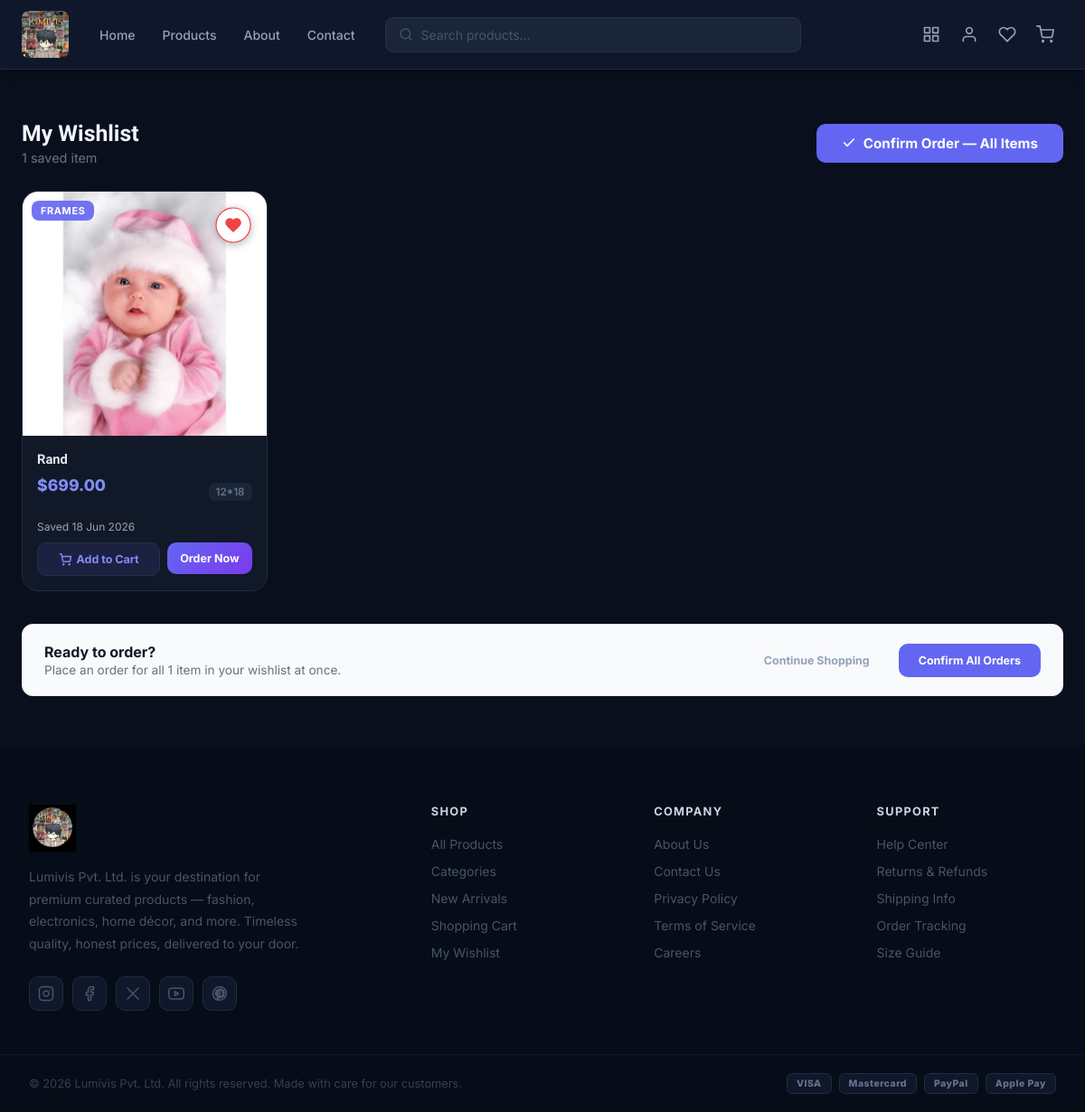
The page /wishlist/ (signed in) on the database its author committed.
### products/models.py (models this page shows, shortened)
class Wishlist(models.Model):
    user     = models.ForeignKey(User, on_delete=models.CASCADE, related_name='wishlist')
    product  = models.ForeignKey(Product, on_delete=models.CASCADE, related_name='wishlisted_by')
    added_at = models.DateTimeField(auto_now_add=True)
    class Meta:
        unique_together = ('user', 'product')

class Product(models.Model):
    name = models.CharField(max_length=100)
    product_id = models.CharField(max_length=50, unique=True)
    product_type = models.CharField(max_length=50)
    product_size = models.CharField(max_length=50)
    thumbnail = models.ImageField(upload_to='products/thumb/', null=True, blank=True)
    description = models.TextField()
    price = models.DecimalField(max_digits=10, decimal_places=2)
    image = models.ImageField(upload_to='products/', null=True, blank=True)

### products/views.py (the view)
# urls.py: path('wishlist/', views.wishlist_view, name='wishlist'),
@login_required
def wishlist_view(request):
    items = Wishlist.objects.filter(user=request.user).select_related('product')
    return render(request, 'products/wishlist.html', {'items': items})

### products/context_processors.py (called while the page is built)
def cart(request):
    session_cart = request.session.get('cart', {})
    count = sum(session_cart.values())
    return {'cart_count': count}

### products/templates/products/wishlist.html (shortened to what this page needs)
{% extends 'products/base.html' %}
{% block content %}
<main class="main">
  <div style="display:flex;align-items:center;justify-content:space-between;flex-wrap:wrap;gap:12px;margin-bottom:28px;">
    <div>
      <h1 class="section-title" style="margin-bottom:4px;">My Wishlist</h1>
      <p style="color:#6b7280;font-size:0.9rem;">{{ items|length }} saved item{% if items|length != 1 %}s{% endif %}</p>
    </div>
    {% if items %}
    <form method="POST" action="{% url 'wishlist_checkout' %}">
      <button type="submit" class="btn btn-dark" style="padding:12px 28px;font-size:0.95rem;display:flex;align-items:center;gap:8px;">
        <svg width="16" height="16" viewBox="0 0 24 24" fill="none" stroke="currentColor" stroke-width="2.5" stroke-linecap="round" stroke-linejoin="round">
          <polyline points="20 6 9 17 4 12"/>
        </svg>
        Confirm Order — All Items
      </button>
    </form>
    {% endif %}
  </div>
  {% if items %}
  <div class="products-grid">
    {% for item in items %}
    <article class="card">
      <div class="card-img-wrap" style="position:relative;">
        <a href="{% url 'product_detail' item.product.pk %}">
          <div class="card-img">
            {% if item.product.image %}
              <img src="{{ item.product.image.url }}" alt="{{ item.product.name }}" loading="lazy" />
            {% endif %}
          </div>
        </a>
        <form method="POST" action="{% url 'toggle_wishlist' item.product.pk %}"
              style="position:absolute;top:10px;right:10px;z-index:2;margin:0;">
          <button type="submit" class="wishlist-btn wishlisted"
                  title="Remove from wishlist"
                  style="background:#fff;">
          </button>
        </form>
        <span class="type-badge">{{ item.product.product_type }}</span>
      </div>
      <div class="card-body">
        <h3 class="card-title">
          <a href="{% url 'product_detail' item.product.pk %}">{{ item.product.name }}</a>
        </h3>
        <div class="card-meta-row">
          <span class="card-price">&#36;{{ item.product.price }}</span>
          <span class="card-size">{{ item.product.product_size }}</span>
        </div>
        <p style="font-size:0.75rem;color:#9ca3af;margin-bottom:10px;">
          Saved {{ item.added_at|date:"d M Y" }}
        </p>
        <div class="card-actions">
          <form method="POST" action="{% url 'add_to_cart' item.product.pk %}" style="flex:1;">
            <button type="submit" class="btn btn-cart" style="width:100%;">
              <svg width="14" height="14" viewBox="0 0 24 24" fill="none" stroke="currentColor" stroke-width="2.5"><circle cx="9" cy="21" r="1"/><circle cx="20" cy="21" r="1"/><path d="M1 1h4l2.68 13.39a2 2 0 0 0 2 1.61h9.72a2 2 0 0 0 2-1.61L23 6H6"/></svg>
              Add to Cart
            </button>
          </form>
          <form method="POST" action="{% url 'add_to_cart' item.product.pk %}">
            <button type="submit" class="btn btn-buy" title="Add to cart and go to checkout">
              Order Now
            </button>
          </form>
        </div>
      </div>
    </article>
    {% endfor %}
  </div>
  <div style="margin-top:36px;padding:20px 24px;background:#f9fafb;border:1px solid #e5e7eb;border-radius:12px;display:flex;align-items:center;justify-content:space-between;flex-wrap:wrap;gap:16px;">
    <div>
      <p style="font-weight:700;font-size:1rem;color:#111827;margin-bottom:2px;">Ready to order?</p>
      <p style="color:#6b7280;font-size:0.85rem;">Place an order for all {{ items|length }} item{% if items|length != 1 %}s{% endif %} in your wishlist at once.</p>
    </div>
    <div style="display:flex;gap:10px;flex-wrap:wrap;">
      <a href="{% url 'home' %}" class="btn btn-ghost" style="padding:11px 22px;">Continue Shopping</a>
      <form method="POST" action="{% url 'wishlist_checkout' %}">
        <button type="submit" class="btn btn-dark" style="padding:11px 22px;">
          Confirm All Orders
        </button>
      </form>
    </div>
  </div>
  {% endif %}
</main>
{% endblock %}

### products/static/products/css/style.css (style rules this page uses)
*, *::before, *::after { box-sizing: border-box; margin: 0; padding: 0; }
body { font-family: -apple-system, BlinkMacSystemFont, 'Segoe UI', Roboto, sans-serif; background: #0a0f1e; color: #f1f5f9; min-height: 100vh; display: flex; flex-direction: column; overflow-x: hidden; }
a { color: inherit; text-decoration: none; }
.main { width: 100%; max-width: 1400px; margin: 0 auto; padding: 40px 24px 60px; flex: 1; }
.section-title { font-size: 1.4rem; font-weight: 700; color: #f1f5f9; }
.products-grid { display: grid; grid-template-columns: repeat(4, 1fr); gap: 22px; }
.card { background: #111827; border: 1px solid #1e2d3d; border-radius: 14px; overflow: hidden; transition: box-shadow .25s, transform .25s; }
.card-img { aspect-ratio: 1 / 1; overflow: hidden; background: #0a0f1e; }
.card-img img { width: 100%; height: 100%; object-fit: cover; transition: transform .35s ease; }
.card-body { padding: 16px; }
.card-title { font-size: 0.92rem; font-weight: 600; color: #f1f5f9; line-height: 1.45; margin-bottom: 8px; display: -webkit-box; -webkit-line-clamp: 2; -webkit-box-orient: vertical; overflow: hidden; }
.card-title a { color: inherit; text-decoration: none; }
.card-price { font-size: 1.1rem; font-weight: 800; color: #f1f5f9; margin-bottom: 14px; }
.card-actions { display: flex; gap: 8px; }
.btn { display: inline-flex; align-items: center; justify-content: center; gap: 6px; flex: 1; padding: 9px 10px; font-size: 0.82rem; font-weight: 600; border-radius: 8px; cursor: pointer; border: 1.5px solid transparent; transition: all .2s; white-space: nowrap; text-align: center; text-decoration: none; }
.btn-ghost { border-color: #253347; background: transparent; color: #94a3b8; }
.btn-dark { background: #6366f1; color: #fff; border-color: #6366f1; }

### rows shown on the page
Wishlist: product.image (picture), product.product_type "FRAMES", product.name "Rand", product.price "699.00", product.product_size "12*18", added_at "18 Jun 2026"

### other values the page prints
{{ items|length }} "1"
